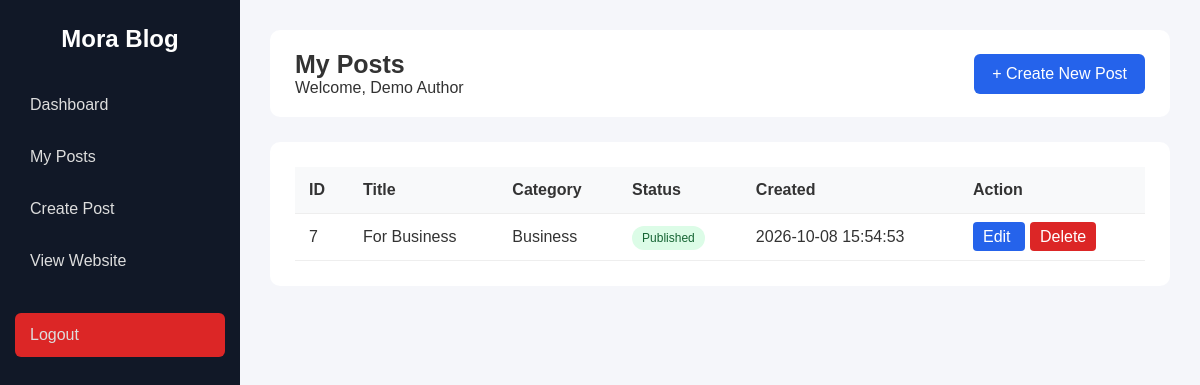
The app's page /author/posts/index.php (signed in) with its own data.
### tables this page shows
CREATE TABLE `posts` (
  `id` int(11) NOT NULL AUTO_INCREMENT,
  `title` varchar(255) NOT NULL,
  `slug` varchar(255) NOT NULL,
  `excerpt` text DEFAULT NULL,
  `content` text NOT NULL,
  `image` varchar(255) DEFAULT NULL,
  `category_id` int(11) NOT NULL,
  `author_id` int(11) DEFAULT NULL,
  `status` varchar(20) DEFAULT 'published',
  `created_at` timestamp NOT NULL DEFAULT current_timestamp(),
  `updated_at` timestamp NOT NULL DEFAULT current_timestamp() ON UPDATE current_timestamp(),
  PRIMARY KEY (`id`),
  UNIQUE KEY `slug` (`slug`)
);

CREATE TABLE `categories` (
  `id` int(11) NOT NULL AUTO_INCREMENT,
  `name` varchar(100) NOT NULL,
  `slug` varchar(100) NOT NULL,
  PRIMARY KEY (`id`)
);

### author/posts/index.php (the view, shortened to what this page needs)
<?php
require_once "../../includes/db.php";
$authorId = (int) $_SESSION['user_id'];
$authorName = $_SESSION['user_name'] ?? 'Author';
$query = "
    SELECT
        p.id,
        p.title,
        p.status,
        p.created_at,
        c.name AS category_name
    FROM posts p
    LEFT JOIN categories c ON p.category_id = c.id
    WHERE p.author_id = $authorId
    ORDER BY p.created_at DESC
";
$result = mysqli_query($conn, $query);
?>
<!DOCTYPE html>
<html lang="en">
<head>
</head>
<body>
<div class="sidebar">
    <h2>Mora Blog</h2>
    <a href="../dashboard.php">Dashboard</a>
    <a href="index.php">My Posts</a>
    <a href="create.php">Create Post</a>
    <a href="../../index.php">View Website</a>
    <a href="../logout.php" class="logout">Logout</a>
</div>
<div class="main">
    <div class="topbar">
        <div>
            <h1>My Posts</h1>
            <p>
                Welcome, <?php echo htmlspecialchars($authorName); ?>
            </p>
        </div>
        <a href="create.php" class="add-btn">
            + Create New Post
        </a>
    </div>
    <div class="table-box">
        <?php if ($result && mysqli_num_rows($result) > 0): ?>
            <table>
                <thead>
                    <tr>
                        <th>ID</th>
                        <th>Title</th>
                        <th>Category</th>
                        <th>Status</th>
                        <th>Created</th>
                        <th>Action</th>
                    </tr>
                </thead>
                <tbody>
                <?php while ($post = mysqli_fetch_assoc($result)): ?>
                    <tr>
                        <td>
                            <?php echo $post['id']; ?>
                        </td>
                        <td>
                            <?php echo htmlspecialchars($post['title']); ?>
                        </td>
                        <td>
                            <?php echo htmlspecialchars($post['category_name'] ?? 'Uncategorized'); ?>
                        </td>
                        <td>
                            <?php if ($post['status'] === 'published'): ?>
                                <span class="status published">
                                    Published
                                </span>
                            <?php else: ?>
                                <span class="status draft">
                                    <?php echo htmlspecialchars($post['status']); ?>
                                </span>
                            <?php endif; ?>
                        </td>
                        <td>
                            <?php echo htmlspecialchars($post['created_at']); ?>
                        </td>
                        <td>
                            <a
                                href="edit.php?id=<?php echo $post['id']; ?>"
                                class="edit-btn"
                            >
                                Edit
                            </a>
                            <a
                                href="delete.php?id=<?php echo $post['id']; ?>"
                                class="delete-btn"
                                onclick="return confirm('Are you sure you want to delete this post?');"
                            >
                                Delete
                            </a>
                        </td>
                    </tr>
                <?php endwhile; ?>
                </tbody>
            </table>
        <?php else: ?>
            <div class="empty">
                No posts found.
            </div>
        <?php endif; ?>
    </div>
</div>
</body>
</html>

### author/posts/index.php (style rules this page uses)
* { box-sizing: border-box; margin: 0; padding: 0; }
body { font-family: Arial, sans-serif; background: #f5f6fa; color: #333; }
.sidebar { position: fixed; left: 0; top: 0; width: 240px; height: 100vh; background: #111827; color: white; padding: 25px 15px; }
.sidebar h2 { text-align: center; margin-bottom: 30px; }
.sidebar a { display: block; color: #ddd; text-decoration: none; padding: 13px 15px; margin-bottom: 8px; border-radius: 6px; }
.logout { margin-top: 30px; background: #dc2626; }
.main { margin-left: 240px; padding: 30px; }
.topbar { background: white; padding: 20px 25px; border-radius: 10px; margin-bottom: 25px; display: flex; justify-content: space-between; align-items: center; }
.topbar h1 { font-size: 25px; }
.add-btn { background: #2563eb; color: white; text-decoration: none; padding: 11px 18px; border-radius: 6px; }
.table-box { background: white; padding: 25px; border-radius: 10px; overflow-x: auto; }
table { width: 100%; border-collapse: collapse; }
th, td { padding: 14px; border-bottom: 1px solid #eee; text-align: left; }
th { background: #f8f9fa; }
.status { padding: 5px 10px; border-radius: 15px; font-size: 12px; }
.published { background: #dcfce7; color: #166534; }
.edit-btn { background: #2563eb; color: white; text-decoration: none; padding: 6px 10px; border-radius: 4px; margin-right: 5px; }
.delete-btn { background: #dc2626; color: white; text-decoration: none; padding: 6px 10px; border-radius: 4px; }

### records on screen
posts: id "7", title "For Business", category.name "Business", status "Published", created_at "2026-10-08 15:54:53"

### other values on screen
$authorName "Demo Author"
